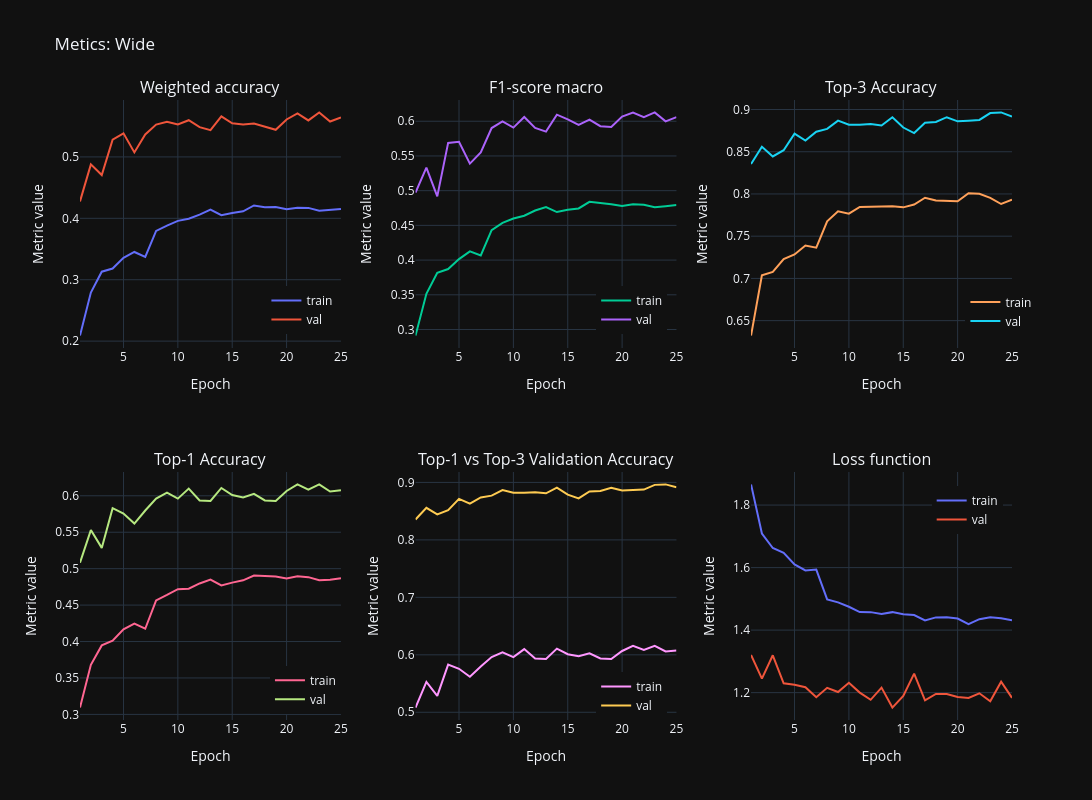

Source (notebook cell):
### Code cell
visualize_metrics1(metrics_wide, "Metics: Wide", 25)

### Figure 1 — Plotly figure (JSON) as saved in the notebook; plotly's stock layout.template omitted (floating-point values rounded to 4 significant figures)
{"data": [{"legend": "legend", "legendgroup": "acc1", "name": "train", "x": [1, 2, 3, 4, 5, 6, 7, 8, 9, 10, 11, 12, 13, 14, 15, 16, 17, 18, 19, 20, 21, 22, 23, 24, 25], "y": [0.209, 0.2792, 0.3131, 0.3183, 0.3357, 0.3452, 0.3373, 0.3795, 0.3882, 0.3958, 0.3994, 0.4061, 0.4141, 0.4051, 0.4087, 0.4114, 0.421, 0.4182, 0.4184, 0.4148, 0.4172, 0.417, 0.4123, 0.4135, 0.4151], "type": "scatter", "xaxis": "x", "yaxis": "y"}, {"legend": "legend", "legendgroup": "acc1", "name": "val", "x": [1, 2, 3, 4, 5, 6, 7, 8, 9, 10, 11, 12, 13, 14, 15, 16, 17, 18, 19, 20, 21, 22, 23, 24, 25], "y": [0.4276, 0.4878, 0.4704, 0.528, 0.5384, 0.5073, 0.5367, 0.5527, 0.5573, 0.5527, 0.5598, 0.5485, 0.5435, 0.5661, 0.5547, 0.5529, 0.5545, 0.5489, 0.5442, 0.5609, 0.5709, 0.5594, 0.5725, 0.5576, 0.5644], "type": "scatter", "xaxis": "x", "yaxis": "y"}, {"legend": "legend2", "legendgroup": "f1", "name": "train", "x": [1, 2, 3, 4, 5, 6, 7, 8, 9, 10, 11, 12, 13, 14, 15, 16, 17, 18, 19, 20, 21, 22, 23, 24, 25], "y": [0.2912, 0.3514, 0.3816, 0.3871, 0.4015, 0.4126, 0.4067, 0.4432, 0.4537, 0.4599, 0.4639, 0.4714, 0.4764, 0.4692, 0.4724, 0.4744, 0.484, 0.4827, 0.4805, 0.4778, 0.4804, 0.4797, 0.4761, 0.4776, 0.4793], "type": "scatter", "xaxis": "x2", "yaxis": "y2"}, {"legend": "legend2", "legendgroup": "f1", "name": "val", "x": [1, 2, 3, 4, 5, 6, 7, 8, 9, 10, 11, 12, 13, 14, 15, 16, 17, 18, 19, 20, 21, 22, 23, 24, 25], "y": [0.4971, 0.5333, 0.4918, 0.5688, 0.5703, 0.539, 0.5552, 0.5902, 0.5997, 0.5908, 0.6061, 0.5905, 0.585, 0.6095, 0.6026, 0.5947, 0.6024, 0.5929, 0.5918, 0.6067, 0.6124, 0.606, 0.6127, 0.5999, 0.6059], "type": "scatter", "xaxis": "x2", "yaxis": "y2"}, {"legend": "legend3", "legendgroup": "top3", "name": "train", "x": [1, 2, 3, 4, 5, 6, 7, 8, 9, 10, 11, 12, 13, 14, 15, 16, 17, 18, 19, 20, 21, 22, 23, 24, 25], "y": [0.6323, 0.7037, 0.7078, 0.7228, 0.7283, 0.739, 0.7364, 0.7676, 0.7795, 0.7767, 0.7846, 0.7852, 0.7853, 0.7854, 0.7842, 0.7875, 0.7955, 0.7922, 0.792, 0.7913, 0.8008, 0.8001, 0.7954, 0.7881, 0.7931], "type": "scatter", "xaxis": "x3", "yaxis": "y3"}, {"legend": "legend3", "legendgroup": "top3", "name": "val", "x": [1, 2, 3, 4, 5, 6, 7, 8, 9, 10, 11, 12, 13, 14, 15, 16, 17, 18, 19, 20, 21, 22, 23, 24, 25], "y": [0.8355, 0.8559, 0.8445, 0.8518, 0.8713, 0.8632, 0.8738, 0.877, 0.8868, 0.8819, 0.8819, 0.8827, 0.8811, 0.8909, 0.8787, 0.8721, 0.8844, 0.8852, 0.8909, 0.886, 0.8868, 0.8876, 0.8958, 0.8966, 0.8917], "type": "scatter", "xaxis": "x3", "yaxis": "y3"}, {"legend": "legend4", "legendgroup": "top1", "name": "train", "x": [1, 2, 3, 4, 5, 6, 7, 8, 9, 10, 11, 12, 13, 14, 15, 16, 17, 18, 19, 20, 21, 22, 23, 24, 25], "y": [0.3093, 0.3681, 0.3947, 0.4011, 0.4166, 0.4247, 0.4176, 0.4564, 0.4639, 0.4719, 0.4725, 0.4797, 0.4849, 0.4771, 0.4808, 0.484, 0.4906, 0.4895, 0.4892, 0.4866, 0.4895, 0.4884, 0.4842, 0.4849, 0.4868], "type": "scatter", "xaxis": "x4", "yaxis": "y4"}, {"legend": "legend4", "legendgroup": "top1", "name": "val", "x": [1, 2, 3, 4, 5, 6, 7, 8, 9, 10, 11, 12, 13, 14, 15, 16, 17, 18, 19, 20, 21, 22, 23, 24, 25], "y": [0.5081, 0.5529, 0.5285, 0.5831, 0.5757, 0.5619, 0.5798, 0.5961, 0.6042, 0.5961, 0.6099, 0.5936, 0.5928, 0.6107, 0.601, 0.5977, 0.6026, 0.5936, 0.5928, 0.6067, 0.6156, 0.6083, 0.6156, 0.6059, 0.6075], "type": "scatter", "xaxis": "x4", "yaxis": "y4"}, {"legend": "legend5", "legendgroup": "vs", "name": "train", "x": [1, 2, 3, 4, 5, 6, 7, 8, 9, 10, 11, 12, 13, 14, 15, 16, 17, 18, 19, 20, 21, 22, 23, 24, 25], "y": [0.5081, 0.5529, 0.5285, 0.5831, 0.5757, 0.5619, 0.5798, 0.5961, 0.6042, 0.5961, 0.6099, 0.5936, 0.5928, 0.6107, 0.601, 0.5977, 0.6026, 0.5936, 0.5928, 0.6067, 0.6156, 0.6083, 0.6156, 0.6059, 0.6075], "type": "scatter", "xaxis": "x5", "yaxis": "y5"}, {"legend": "legend5", "legendgroup": "vs", "name": "val", "x": [1, 2, 3, 4, 5, 6, 7, 8, 9, 10, 11, 12, 13, 14, 15, 16, 17, 18, 19, 20, 21, 22, 23, 24, 25], "y": [0.8355, 0.8559, 0.8445, 0.8518, 0.8713, 0.8632, 0.8738, 0.877, 0.8868, 0.8819, 0.8819, 0.8827, 0.8811, 0.8909, 0.8787, 0.8721, 0.8844, 0.8852, 0.8909, 0.886, 0.8868, 0.8876, 0.8958, 0.8966, 0.8917], "type": "scatter", "xaxis": "x5", "yaxis": "y5"}, {"legend": "legend6", "legendgroup": "loss", "name": "train", "x": [1, 2, 3, 4, 5, 6, 7, 8, 9, 10, 11, 12, 13, 14, 15, 16, 17, 18, 19, 20, 21, 22, 23, 24, 25], "y": [1.866, 1.709, 1.663, 1.647, 1.61, 1.591, 1.593, 1.498, 1.489, 1.475, 1.458, 1.458, 1.452, 1.457, 1.45, 1.448, 1.431, 1.441, 1.441, 1.437, 1.419, 1.435, 1.441, 1.438, 1.432], "type": "scatter", "xaxis": "x6", "yaxis": "y6"}, {"legend": "legend6", "legendgroup": "loss", "name": "val", "x": [1, 2, 3, 4, 5, 6, 7, 8, 9, 10, 11, 12, 13, 14, 15, 16, 17, 18, 19, 20, 21, 22, 23, 24, 25], "y": [1.32, 1.245, 1.319, 1.23, 1.225, 1.217, 1.185, 1.216, 1.202, 1.232, 1.2, 1.177, 1.216, 1.152, 1.19, 1.261, 1.175, 1.196, 1.196, 1.186, 1.183, 1.198, 1.173, 1.235, 1.183], "type": "scatter", "xaxis": "x6", "yaxis": "y6"}], "layout": {"xaxis": {"anchor": "y", "domain": [0.0, 0.28], "title": {"text": "Epoch"}}, "yaxis": {"anchor": "x", "domain": [0.6, 1.0], "title": {"text": "Metric value"}}, "xaxis2": {"anchor": "y2", "domain": [0.36, 0.64], "title": {"text": "Epoch"}}, "yaxis2": {"anchor": "x2", "domain": [0.6, 1.0], "title": {"text": "Metric value"}}, "xaxis3": {"anchor": "y3", "domain": [0.72, 1.0], "title": {"text": "Epoch"}}, "yaxis3": {"anchor": "x3", "domain": [0.6, 1.0], "title": {"text": "Metric value"}}, "xaxis4": {"anchor": "y4", "domain": [0.0, 0.28], "title": {"text": "Epoch"}}, "yaxis4": {"anchor": "x4", "domain": [0.0, 0.4], "title": {"text": "Metric value"}}, "xaxis5": {"anchor": "y5", "domain": [0.36, 0.64], "title": {"text": "Epoch"}}, "yaxis5": {"anchor": "x5", "domain": [0.0, 0.4], "title": {"text": "Metric value"}}, "xaxis6": {"anchor": "y6", "domain": [0.72, 1.0], "title": {"text": "Epoch"}}, "yaxis6": {"anchor": "x6", "domain": [0.0, 0.4], "title": {"text": "Metric value"}}, "annotations": [{"font": {"size": 16}, "showarrow": false, "text": "Weighted accuracy", "x": 0.14, "xanchor": "center", "xref": "paper", "y": 1.0, "yanchor": "bottom", "yref": "paper"}, {"font": {"size": 16}, "showarrow": false, "text": "F1-score macro", "x": 0.5, "xanchor": "center", "xref": "paper", "y": 1.0, "yanchor": "bottom", "yref": "paper"}, {"font": {"size": 16}, "showarrow": false, "text": "Top-3 Accuracy", "x": 0.86, "xanchor": "center", "xref": "paper", "y": 1.0, "yanchor": "bottom", "yref": "paper"}, {"font": {"size": 16}, "showarrow": false, "text": "Top-1 Accuracy", "x": 0.14, "xanchor": "center", "xref": "paper", "y": 0.4, "yanchor": "bottom", "yref": "paper"}, {"font": {"size": 16}, "showarrow": false, "text": "Top-1 vs Top-3 Validation Accuracy", "x": 0.5, "xanchor": "center", "xref": "paper", "y": 0.4, "yanchor": "bottom", "yref": "paper"}, {"font": {"size": 16}, "showarrow": false, "text": "Loss function", "x": 0.86, "xanchor": "center", "xref": "paper", "y": 0.4, "yanchor": "bottom", "yref": "paper"}], "title": {"text": "Metics: Wide"}, "legend": {"x": 0.2, "y": 0.7, "xanchor": "left", "yanchor": "top"}, "legend2": {"x": 0.63, "y": 0.7, "xanchor": "right", "yanchor": "top"}, "legend3": {"x": 0.95, "y": 0.62, "xanchor": "left", "yanchor": "bottom"}, "legend4": {"x": 0.28, "y": 0.01, "xanchor": "right", "yanchor": "bottom"}, "legend5": {"x": 0.63, "y": 0.0, "xanchor": "right", "yanchor": "bottom"}, "legend6": {"x": 0.99, "y": 0.3, "xanchor": "right", "yanchor": "bottom"}, "height": 800, "width": 1200, "dragmode": "pan"}}
